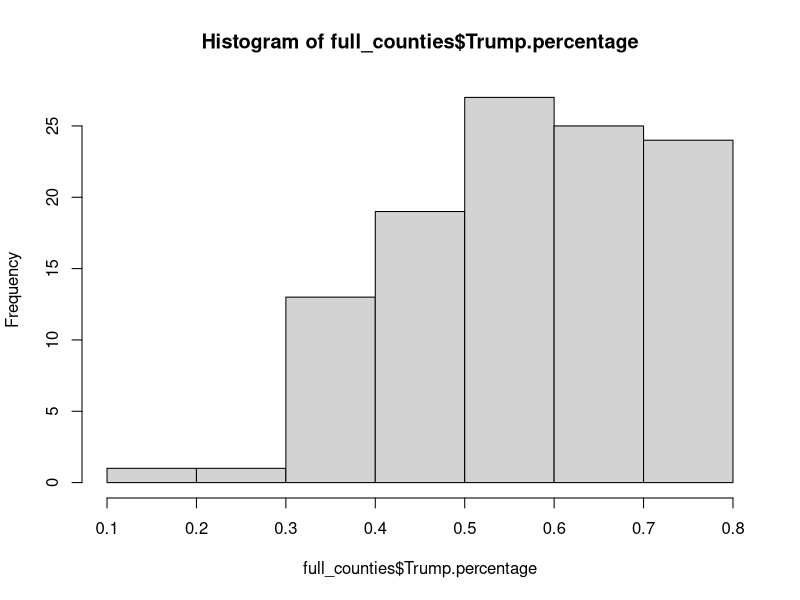
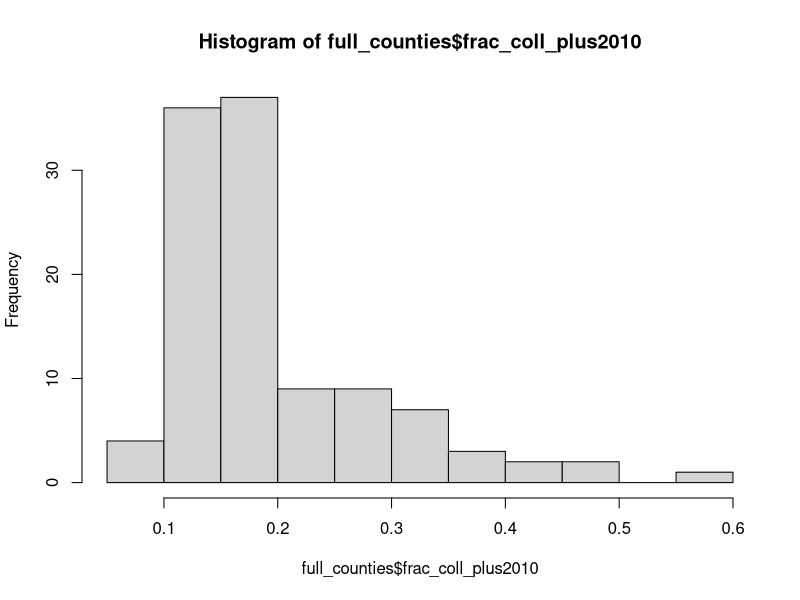
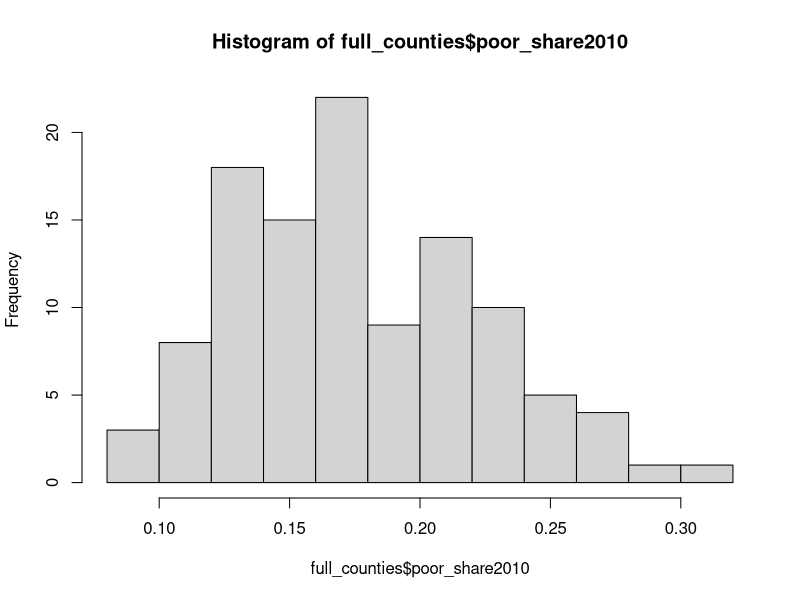
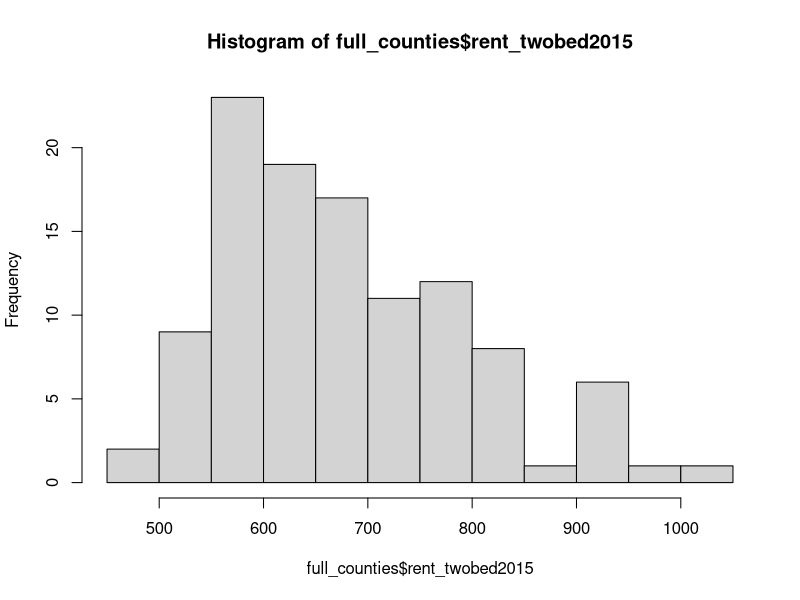
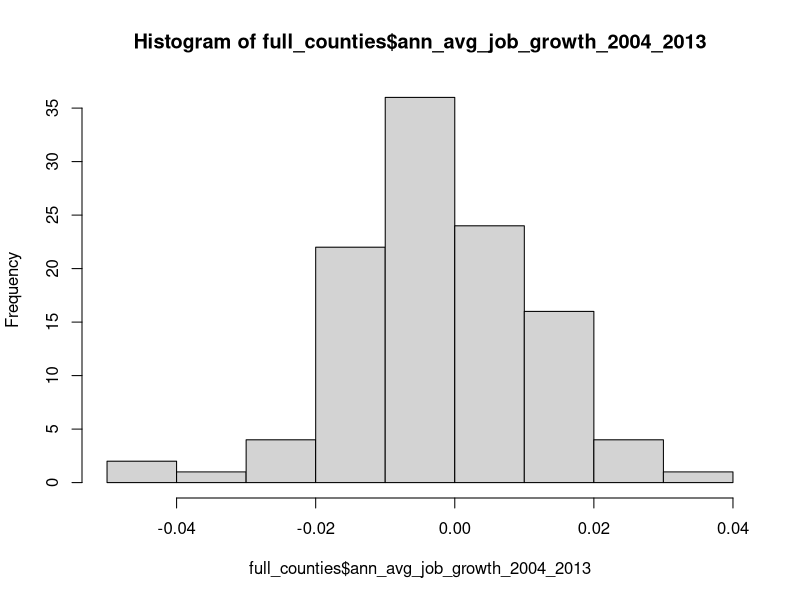
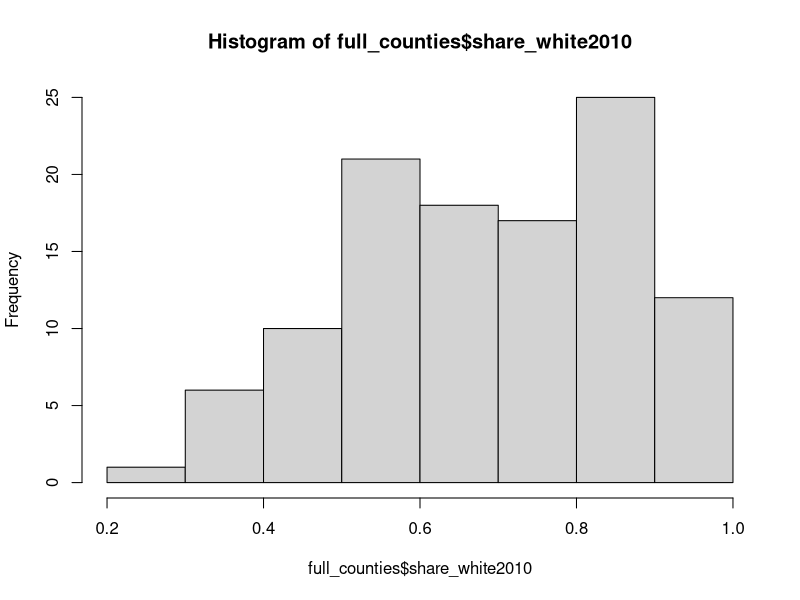
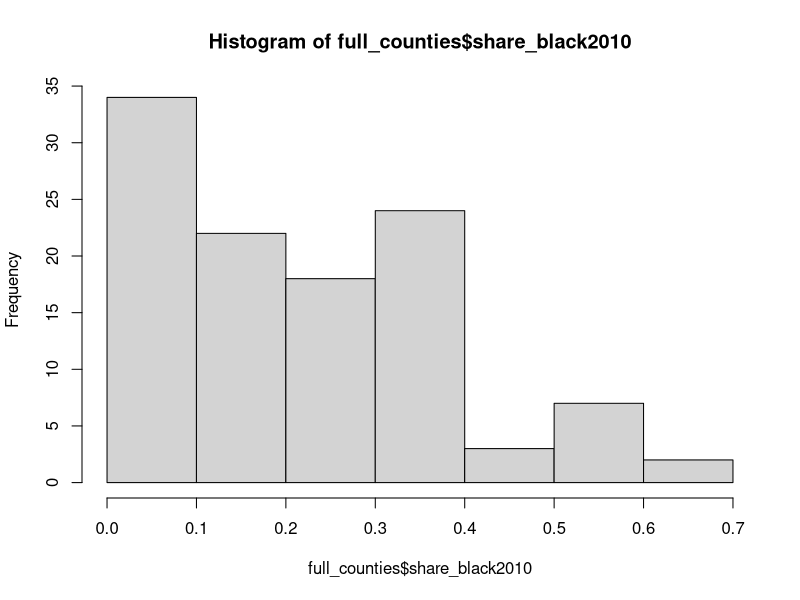
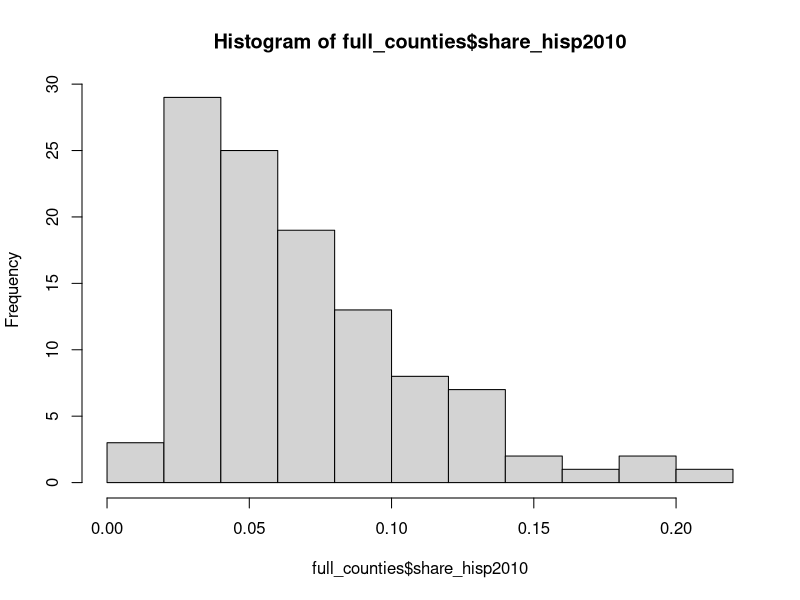

Write the R code that produced these figures, in order. (Note: this script raises an error after producing the figures.)
## ---- chunk 1
library(tidyverse)

house_data <- read.csv(file='data/house_polls.csv')
nc_house <- house_data %>%
  filter(state == "North Carolina") %>%
  filter(candidate_party == "REP" | candidate_party == "DEM")
county_data <- read.csv(file = 'data/cty_covariates.csv') %>%
  filter(state == 37)
nc_counties <- read.csv(file = 'data/nc_county_data.csv')
nc_2016_data <- read.csv(file = 'data/2016_NC_data.csv') %>%
  mutate(county = X)
  
full_counties <- full_join(county_data, nc_counties, by = "county")
full_counties <- full_join(full_counties, nc_2016_data, by = "county") 

## ---- chunk 2
hist(full_counties$Trump.percentage)
hist(full_counties$frac_coll_plus2010)
hist(full_counties$poor_share2010)
hist(full_counties$rent_twobed2015)
hist(full_counties$ann_avg_job_growth_2004_2013)
hist(full_counties$share_white2010)
hist(full_counties$share_black2010)
hist(full_counties$share_hisp2010)
hist(full_counties$share_asian2010)
## ---- chunk 3
library(lme4)
library(merTools)

# linear mixed model with random effect for county
M2 <- lmer(Trump.percentage ~ frac_coll_plus2010 + poor_share2010 + rent_twobed2015 + ann_avg_job_growth_2004_2013 + share_white2010 + share_black2010 + share_hisp2010 + share_asian2010 +  (1|county), data = full_counties, control = lmerControl(optimizer ="Nelder_Mead"))
summary(M2)
coef(M2)

## ---- chunk 4
PI <- predictInterval(merMod = M2, newdata = full_counties,
                        level = 0.95, n.sims = 1000,
                        stat = "median", type="linear.prediction",
                        include.resid.var = TRUE)

# account for counties split into 2 districts
modified_counties <- full_counties %>%
  mutate(Totals = as.numeric(gsub(",","",Totals))) %>%
  mutate(voters = case_when(split == "y" ~ Totals/2,
                            TRUE ~ Totals))

modified_counties$fit = PI$fit
modified_counties$lower = PI$lwr
modified_counties$upper = PI$upr

# weight county vote share by number of people who voted in 2016 election
modified_counties %>%
  group_by(district) %>%
  summarise(dist_share_rep = sum(fit*voters)/sum(voters),
            dist_lwr_rep = sum(lower*voters)/sum(voters),
            dist_upr_rep = sum(upper*voters)/sum(voters))
